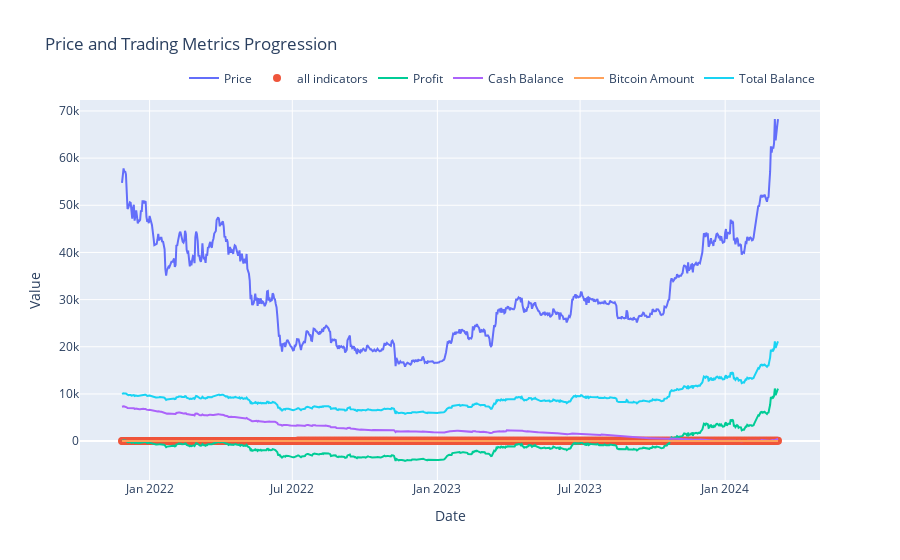

Notebook cell for this chart:
### Code cell
plot("all indicators", prices, indicator_values, profits, cash, bitcoin, total, Dates[start_idx:])

### Figure 1 — Plotly figure (JSON) as saved in the notebook; plotly's stock layout.template omitted (floating-point values rounded to 4 significant figures; data arrays with more than 128 entries replaced by an {"elided": "..."} marker saying what was removed)
{"data": [{"mode": "lines", "name": "Price", "type": "scatter", "x": {"elided": "833 str values"}, "y": {"elided": "833 float values"}}, {"marker": {"size": 8}, "mode": "markers", "name": "all indicators", "type": "scatter", "x": {"elided": "833 str values"}, "y": {"elided": "833 float values"}}, {"mode": "lines", "name": "Profit", "type": "scatter", "x": {"elided": "833 str values"}, "y": {"elided": "833 float values"}}, {"mode": "lines", "name": "Cash Balance", "type": "scatter", "x": {"elided": "833 str values"}, "y": {"elided": "833 float values"}}, {"mode": "lines", "name": "Bitcoin Amount", "type": "scatter", "x": {"elided": "833 str values"}, "y": {"elided": "833 float values"}}, {"mode": "lines", "name": "Total Balance", "type": "scatter", "x": {"elided": "833 str values"}, "y": {"elided": "833 float values"}}], "layout": {"hovermode": "x unified", "legend": {"orientation": "h", "x": 1, "xanchor": "right", "y": 1.02, "yanchor": "bottom"}, "title": {"text": "Price and Trading Metrics Progression"}, "xaxis": {"title": {"text": "Date"}}, "yaxis": {"title": {"text": "Value"}}}}
